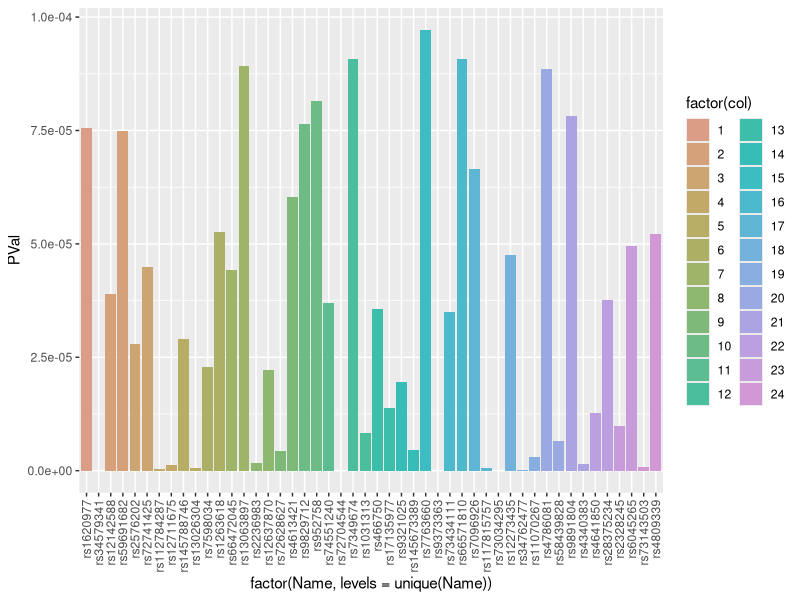

R code for this plot:
## ---- chunk 1
library('readxl')
Xanax <- read_excel('ANX_2026_daner_fullANX_v12_woUTAH_11022026.gz.p4.clump.areator.sorted.1mhc (1).xls')
## ---- chunk 2
library('tidyverse')

chr_distances_1 <- list()

for(chr_num in 1:10){
  chr_data <- Xanax %>% 
    filter(CHR == chr_num) %>% 
    arrange(BP)
  # 2. Only calculate distances if there are at least 2 SNPs
  #    because you need a current SNP and a next SNP to find a distance
  if (nrow(chr_data) >= 2) {
    
    # 3. Create a table comparing each SNP to the next SNP
    distance_table <- data.frame(
      CHR = chr_num,                         # chromosome number
      SNP = chr_data$SNP[-nrow(chr_data)],   # all SNPs except the last one
      PVal = chr_data$P[-nrow(chr_data)],    # corresponding PVals
      curr_SNP_pos = chr_data$BP[-nrow(chr_data)], # all positions except the last one
      next_SNP_pos = chr_data$BP[-1],            # all positions except the first one
      BP_diff = diff(chr_data$BP)           # distance between neighboring SNPs
    )
    
    # 4. Store this chromosome's distance table in the list
    chr_distances_1[[chr_num]] <- distance_table
  }
}

# 5. Combine all chromosome tables into one big data frame
chr_distances_1  <- do.call(rbind, chr_distances_1)

# 3. Classify each distance into your table's custom scales!
chr_distances_1  <- chr_distances_1  %>% 
  mutate(
    Classification = case_when(
      BP_diff < 20000                  ~ "very close",
      BP_diff >= 20000 & BP_diff < 100000   ~ "close",
      BP_diff >= 100000 & BP_diff < 1000000 ~ "far",
      BP_diff >= 1000000               ~ "very far"
    )
  )


# View the final table
chr_distances_1 
## ---- chunk 3
#new empty list thats going to hold all chromosome distances, each entry is a dataframe
chr_distances_2 <- list()

for(chr_num in 11:22){
  chr_data <- Xanax %>% 
    filter(CHR == chr_num) %>% 
    arrange(BP)
  # 2. Only calculate distances if there are at least 2 SNPs
  #    because you need a current SNP and a next SNP to find a distance
  if (nrow(chr_data) >= 2) {
    
    # 3. Create a table comparing each SNP to the next SNP
    distance_table <- data.frame(
      CHR = chr_num,                         # chromosome number
      SNP = chr_data$SNP[-nrow(chr_data)],   # all SNPs except the last one
      PVal = chr_data$P[-nrow(chr_data)],    # corresponding PVals
      curr_SNP_pos = chr_data$BP[-nrow(chr_data)], # all positions except the last one
      next_SNP_pos = chr_data$BP[-1],            # all positions except the first one
      BP_diff = diff(chr_data$BP)           # distance between neighboring SNPs
    )
    
    # 4. Store this chromosome's distance table in the list
    chr_distances_2[[chr_num]] <- distance_table
  }
}

# 5. Combine all chromosome tables into one big data frame
chr_distances_2 <- do.call(rbind, chr_distances_2)

# 3. Classify each distance into your table's custom scales!
chr_distances_2 <- chr_distances_2 %>% 
  mutate(
    Classification = case_when(
      BP_diff < 20000                  ~ "very close",
      BP_diff >= 20000 & BP_diff < 100000   ~ "close",
      BP_diff >= 100000 & BP_diff < 1000000 ~ "far",
      BP_diff >= 1000000               ~ "very far"
    )
  )


# View the final table
chr_distances_2 


## ---- chunk 4

closepairs <- list()
close_SNPs <- c()
volcano_SNP_overlaps <- c()

#loops through chr_distances_1 and 2, pulls out rows (SNPS) classified as very close, and adds that SNP
#and the next (very close to each other) as well as the chromosome number to a list (dictionary)

#also adds the SNP to list volcano_SNP_overlaps to analyze/compare data with volcano plot

for (i in 1:length(chr_distances_1$Classification)) {
  if (chr_distances_1$Classification[i] == 'very close') {
    closepairs <- append(closepairs, list(c(chr_distances_1$CHR[i], chr_distances_1$SNP[i], chr_distances_1$PVal[i], chr_distances_1$SNP[i+1], chr_distances_1$PVal[i+1])))
    close_SNPs <- append(volcano_SNP_overlaps, chr_distances_1$SNP[i])
  }
}


for (i in 1:length(chr_distances_2$Classification)) {
  if (chr_distances_2$Classification[i] == 'very close') {
    closepairs <- append(closepairs, list(c(chr_distances_2$CHR[i], chr_distances_2$SNP[i], chr_distances_2$PVal[i], chr_distances_2$SNP[i+1], chr_distances_2$PVal[i+1]))) 
    close_SNPs <- append(volcano_SNP_overlaps, chr_distances_2$SNP[i])
  }
}

closepairs
## ---- chunk 5
Xanax <- rename(Xanax,'genelist' = 'genes.6.50kb(dist2index)')
SNP_names <- c()
SNP_pval <- c()
for (i in 1:length(chr_distances_1$Classification)) {
  if (chr_distances_1$Classification[i] == 'very close') {
    SNP_names <- c(SNP_names, chr_distances_1$SNP[i], chr_distances_1$SNP[i+1])
    SNP_pval <- c(SNP_pval, chr_distances_1$PVal[i], chr_distances_1$PVal[i+1])
  }
}

for (i in 1:length(chr_distances_2$Classification)) {
  if (chr_distances_2$Classification[i] == 'very close') {
    SNP_names <- c(SNP_names, chr_distances_2$SNP[i], chr_distances_2$SNP[i+1])
    SNP_pval <- c(SNP_pval, chr_distances_2$PVal[i], chr_distances_2$PVal[i+1])
  }
}
SNP_names
SNP_pval
## ---- chunk 6
column_list <- list(
  Name = SNP_names,
  PVal = SNP_pval
)
df_data <- as.data.frame(column_list)
pair_num <- 1
df_data$col <- 1
df_data$genes <- NA
for (i in 1:nrow(df_data)){
  if (i > 2){
    if (df_data$col[i-1] == df_data$col[i-2]){
        pair_num <- pair_num + 1
    }
  }
  df_data$col[i] <- pair_num
  df_data$genes[i] <- Xanax$genelist[Xanax$SNP == df_data$Name[i]]
}
df_data

palette_cols <- hcl.colors(30, palette = "Dynamic")
ggplot(df_data, aes(x = factor(Name, levels = unique(Name)), y = PVal, fill = factor(col))) + geom_col() + theme(axis.text.x = element_text(angle = 90, vjust = 0.5, hjust = 1)) + scale_fill_manual(values = palette_cols)

## ---- chunk 7
pairdf <- as.data.frame(do.call(rbind, closepairs))
colnames(pairdf) <- c('Chromosome', 'SNP1', 'Pval1', 'SNP2', 'Pval2')


pairdf$Pair <- paste0("Pair", 1:nrow(pairdf), " CHR ", pairdf$Chromosome)
pairdf

#I NEED THE P-VALUES OF EACH OF THESE SNPS AS COLUMSN IN THE DF.


## ---- chunk 8
 
sig_from_volcano <- c("rs58825580", "rs7110863",  "rs10959883", "rs11241568", "rs4976976",  "rs10476497", "rs77960")
overlaps <- c()
for (i in 1:length(close_SNPs)) {
  for (j in 1:length(sig_from_volcano)) {
    if (sig_from_volcano[j] == close_SNPs[i]) {
    overlaps <- append(overlaps, close_SNPs[i])
    }
  }
}
overlaps
